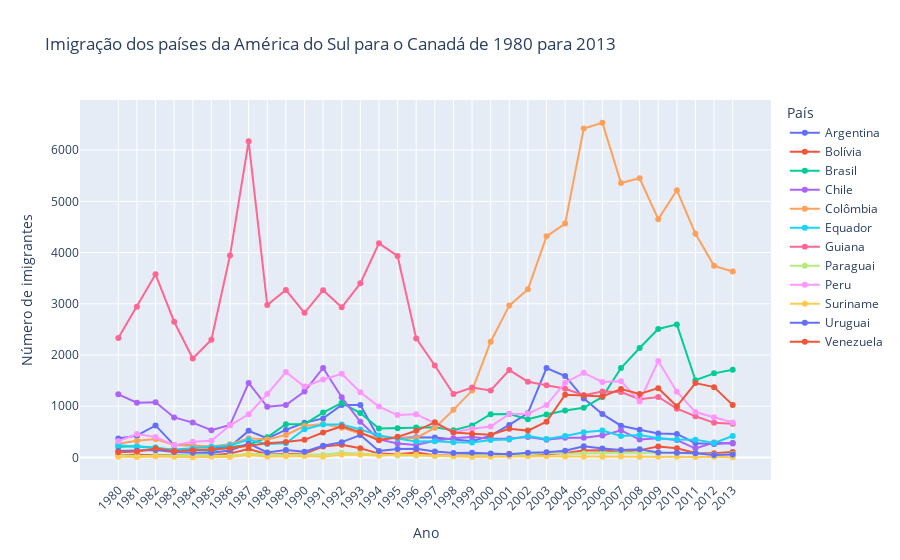

The cell this chart's notebook holds for it:
### Code cell
fig=px.line(america_sul_final, x=america_sul_final.index, y=america_sul_final.columns, color='País',
            title='Imigração dos países da América do Sul para o Canadá de 1980 para 2013', markers=True)
fig.update_layout(
    xaxis={'tickangle': -45},
    xaxis_title='Ano',
    yaxis_title='Número de imigrantes'
    
)

fig.show()

### Figure 1 — Plotly figure (JSON) as saved in the notebook; plotly's stock layout.template omitted (floating-point values rounded to 4 significant figures)
{"data": [{"hovertemplate": "País=Argentina<br>index=%{x}<br>value=%{y}<extra></extra>", "legendgroup": "Argentina", "line": {"color": "#636efa", "dash": "solid"}, "marker": {"symbol": "circle"}, "mode": "lines+markers", "name": "Argentina", "orientation": "v", "showlegend": true, "type": "scatter", "x": ["1980", "1981", "1982", "1983", "1984", "1985", "1986", "1987", "1988", "1989", "1990", "1991", "1992", "1993", "1994", "1995", "1996", "1997", "1998", "1999", "2000", "2001", "2002", "2003", "2004", "2005", "2006", "2007", "2008", "2009", "2010", "2011", "2012", "2013"], "xaxis": "x", "y": [368, 426, 626, 241, 237, 196, 213, 519, 374, 538, 678, 763, 1023, 1022, 366, 380, 396, 391, 349, 318, 427, 635, 865, 1745, 1591, 1153, 847, 620, 540, 467, 459, 278, 263, 282], "yaxis": "y"}, {"hovertemplate": "País=Bolívia<br>index=%{x}<br>value=%{y}<extra></extra>", "legendgroup": "Bolívia", "line": {"color": "#EF553B", "dash": "solid"}, "marker": {"symbol": "circle"}, "mode": "lines+markers", "name": "Bolívia", "orientation": "v", "showlegend": true, "type": "scatter", "x": ["1980", "1981", "1982", "1983", "1984", "1985", "1986", "1987", "1988", "1989", "1990", "1991", "1992", "1993", "1994", "1995", "1996", "1997", "1998", "1999", "2000", "2001", "2002", "2003", "2004", "2005", "2006", "2007", "2008", "2009", "2010", "2011", "2012", "2013"], "xaxis": "x", "y": [44, 52, 42, 49, 38, 44, 79, 165, 63, 68, 71, 214, 247, 180, 75, 61, 96, 43, 33, 42, 33, 72, 57, 59, 85, 134, 139, 107, 143, 214, 180, 86, 83, 107], "yaxis": "y"}, {"hovertemplate": "País=Brasil<br>index=%{x}<br>value=%{y}<extra></extra>", "legendgroup": "Brasil", "line": {"color": "#00cc96", "dash": "solid"}, "marker": {"symbol": "circle"}, "mode": "lines+markers", "name": "Brasil", "orientation": "v", "showlegend": true, "type": "scatter", "x": ["1980", "1981", "1982", "1983", "1984", "1985", "1986", "1987", "1988", "1989", "1990", "1991", "1992", "1993", "1994", "1995", "1996", "1997", "1998", "1999", "2000", "2001", "2002", "2003", "2004", "2005", "2006", "2007", "2008", "2009", "2010", "2011", "2012", "2013"], "xaxis": "x", "y": [211, 220, 192, 139, 145, 130, 205, 244, 394, 650, 650, 877, 1066, 866, 566, 572, 586, 591, 531, 626, 845, 847, 745, 839, 917, 969, 1181, 1746, 2138, 2509, 2598, 1508, 1642, 1714], "yaxis": "y"}, {"hovertemplate": "País=Chile<br>index=%{x}<br>value=%{y}<extra></extra>", "legendgroup": "Chile", "line": {"color": "#ab63fa", "dash": "solid"}, "marker": {"symbol": "circle"}, "mode": "lines+markers", "name": "Chile", "orientation": "v", "showlegend": true, "type": "scatter", "x": ["1980", "1981", "1982", "1983", "1984", "1985", "1986", "1987", "1988", "1989", "1990", "1991", "1992", "1993", "1994", "1995", "1996", "1997", "1998", "1999", "2000", "2001", "2002", "2003", "2004", "2005", "2006", "2007", "2008", "2009", "2010", "2011", "2012", "2013"], "xaxis": "x", "y": [1233, 1069, 1078, 781, 681, 533, 633, 1454, 990, 1023, 1286, 1749, 1175, 697, 352, 273, 244, 325, 376, 397, 366, 369, 401, 347, 383, 384, 427, 530, 350, 375, 340, 174, 291, 273], "yaxis": "y"}, {"hovertemplate": "País=Colômbia<br>index=%{x}<br>value=%{y}<extra></extra>", "legendgroup": "Colômbia", "line": {"color": "#FFA15A", "dash": "solid"}, "marker": {"symbol": "circle"}, "mode": "lines+markers", "name": "Colômbia", "orientation": "v", "showlegend": true, "type": "scatter", "x": ["1980", "1981", "1982", "1983", "1984", "1985", "1986", "1987", "1988", "1989", "1990", "1991", "1992", "1993", "1994", "1995", "1996", "1997", "1998", "1999", "2000", "2001", "2002", "2003", "2004", "2005", "2006", "2007", "2008", "2009", "2010", "2011", "2012", "2013"], "xaxis": "x", "y": [266, 326, 360, 244, 235, 214, 257, 376, 352, 439, 614, 652, 582, 464, 375, 371, 381, 578, 929, 1306, 2259, 2965, 3283, 4318, 4566, 6424, 6535, 5357, 5452, 4652, 5218, 4366, 3741, 3631], "yaxis": "y"}, {"hovertemplate": "País=Equador<br>index=%{x}<br>value=%{y}<extra></extra>", "legendgroup": "Equador", "line": {"color": "#19d3f3", "dash": "solid"}, "marker": {"symbol": "circle"}, "mode": "lines+markers", "name": "Equador", "orientation": "v", "showlegend": true, "type": "scatter", "x": ["1980", "1981", "1982", "1983", "1984", "1985", "1986", "1987", "1988", "1989", "1990", "1991", "1992", "1993", "1994", "1995", "1996", "1997", "1998", "1999", "2000", "2001", "2002", "2003", "2004", "2005", "2006", "2007", "2008", "2009", "2010", "2011", "2012", "2013"], "xaxis": "x", "y": [238, 207, 184, 155, 179, 208, 240, 344, 265, 278, 552, 643, 644, 547, 431, 368, 310, 317, 295, 291, 342, 353, 418, 361, 417, 491, 525, 419, 437, 373, 353, 348, 282, 418], "yaxis": "y"}, {"hovertemplate": "País=Guiana<br>index=%{x}<br>value=%{y}<extra></extra>", "legendgroup": "Guiana", "line": {"color": "#FF6692", "dash": "solid"}, "marker": {"symbol": "circle"}, "mode": "lines+markers", "name": "Guiana", "orientation": "v", "showlegend": true, "type": "scatter", "x": ["1980", "1981", "1982", "1983", "1984", "1985", "1986", "1987", "1988", "1989", "1990", "1991", "1992", "1993", "1994", "1995", "1996", "1997", "1998", "1999", "2000", "2001", "2002", "2003", "2004", "2005", "2006", "2007", "2008", "2009", "2010", "2011", "2012", "2013"], "xaxis": "x", "y": [2334, 2943, 3575, 2650, 1932, 2299, 3942, 6174, 2977, 3270, 2824, 3266, 2932, 3399, 4181, 3935, 2324, 1795, 1238, 1366, 1308, 1707, 1479, 1410, 1341, 1215, 1286, 1277, 1137, 1180, 953, 804, 676, 656], "yaxis": "y"}, {"hovertemplate": "País=Paraguai<br>index=%{x}<br>value=%{y}<extra></extra>", "legendgroup": "Paraguai", "line": {"color": "#B6E880", "dash": "solid"}, "marker": {"symbol": "circle"}, "mode": "lines+markers", "name": "Paraguai", "orientation": "v", "showlegend": true, "type": "scatter", "x": ["1980", "1981", "1982", "1983", "1984", "1985", "1986", "1987", "1988", "1989", "1990", "1991", "1992", "1993", "1994", "1995", "1996", "1997", "1998", "1999", "2000", "2001", "2002", "2003", "2004", "2005", "2006", "2007", "2008", "2009", "2010", "2011", "2012", "2013"], "xaxis": "x", "y": [45, 26, 32, 40, 48, 36, 34, 72, 53, 48, 56, 51, 94, 75, 46, 39, 38, 30, 25, 34, 29, 34, 60, 88, 74, 75, 88, 98, 95, 88, 89, 83, 55, 66], "yaxis": "y"}, {"hovertemplate": "País=Peru<br>index=%{x}<br>value=%{y}<extra></extra>", "legendgroup": "Peru", "line": {"color": "#FF97FF", "dash": "solid"}, "marker": {"symbol": "circle"}, "mode": "lines+markers", "name": "Peru", "orientation": "v", "showlegend": true, "type": "scatter", "x": ["1980", "1981", "1982", "1983", "1984", "1985", "1986", "1987", "1988", "1989", "1990", "1991", "1992", "1993", "1994", "1995", "1996", "1997", "1998", "1999", "2000", "2001", "2002", "2003", "2004", "2005", "2006", "2007", "2008", "2009", "2010", "2011", "2012", "2013"], "xaxis": "x", "y": [317, 456, 401, 241, 306, 328, 628, 843, 1237, 1667, 1384, 1522, 1632, 1274, 993, 827, 845, 676, 493, 560, 603, 849, 855, 1023, 1460, 1653, 1473, 1490, 1094, 1884, 1283, 886, 787, 682], "yaxis": "y"}, {"hovertemplate": "País=Suriname<br>index=%{x}<br>value=%{y}<extra></extra>", "legendgroup": "Suriname", "line": {"color": "#FECB52", "dash": "solid"}, "marker": {"symbol": "circle"}, "mode": "lines+markers", "name": "Suriname", "orientation": "v", "showlegend": true, "type": "scatter", "x": ["1980", "1981", "1982", "1983", "1984", "1985", "1986", "1987", "1988", "1989", "1990", "1991", "1992", "1993", "1994", "1995", "1996", "1997", "1998", "1999", "2000", "2001", "2002", "2003", "2004", "2005", "2006", "2007", "2008", "2009", "2010", "2011", "2012", "2013"], "xaxis": "x", "y": [15, 10, 21, 12, 5, 16, 7, 46, 16, 24, 26, 13, 53, 51, 32, 58, 51, 35, 22, 11, 16, 22, 22, 22, 17, 15, 16, 20, 9, 12, 13, 11, 16, 4], "yaxis": "y"}, {"hovertemplate": "País=Uruguai<br>index=%{x}<br>value=%{y}<extra></extra>", "legendgroup": "Uruguai", "line": {"color": "#636efa", "dash": "solid"}, "marker": {"symbol": "circle"}, "mode": "lines+markers", "name": "Uruguai", "orientation": "v", "showlegend": true, "type": "scatter", "x": ["1980", "1981", "1982", "1983", "1984", "1985", "1986", "1987", "1988", "1989", "1990", "1991", "1992", "1993", "1994", "1995", "1996", "1997", "1998", "1999", "2000", "2001", "2002", "2003", "2004", "2005", "2006", "2007", "2008", "2009", "2010", "2011", "2012", "2013"], "xaxis": "x", "y": [128, 132, 146, 105, 90, 92, 137, 269, 99, 144, 111, 229, 299, 437, 125, 164, 171, 117, 87, 93, 75, 64, 91, 103, 130, 217, 175, 147, 160, 99, 93, 81, 47, 58], "yaxis": "y"}, {"hovertemplate": "País=Venezuela<br>index=%{x}<br>value=%{y}<extra></extra>", "legendgroup": "Venezuela", "line": {"color": "#EF553B", "dash": "solid"}, "marker": {"symbol": "circle"}, "mode": "lines+markers", "name": "Venezuela", "orientation": "v", "showlegend": true, "type": "scatter", "x": ["1980", "1981", "1982", "1983", "1984", "1985", "1986", "1987", "1988", "1989", "1990", "1991", "1992", "1993", "1994", "1995", "1996", "1997", "1998", "1999", "2000", "2001", "2002", "2003", "2004", "2005", "2006", "2007", "2008", "2009", "2010", "2011", "2012", "2013"], "xaxis": "x", "y": [103, 117, 174, 124, 142, 165, 179, 229, 279, 304, 344, 487, 610, 490, 334, 402, 520, 686, 489, 464, 443, 560, 524, 699, 1224, 1211, 1192, 1335, 1239, 1353, 998, 1452, 1373, 1022], "yaxis": "y"}], "layout": {"legend": {"title": {"text": "País"}, "tracegroupgap": 0}, "title": {"text": "Imigração dos países da América do Sul para o Canadá de 1980 para 2013"}, "xaxis": {"anchor": "y", "domain": [0, 1], "tickangle": -45, "title": {"text": "Ano"}}, "yaxis": {"anchor": "x", "domain": [0, 1], "title": {"text": "Número de imigrantes"}}}}
